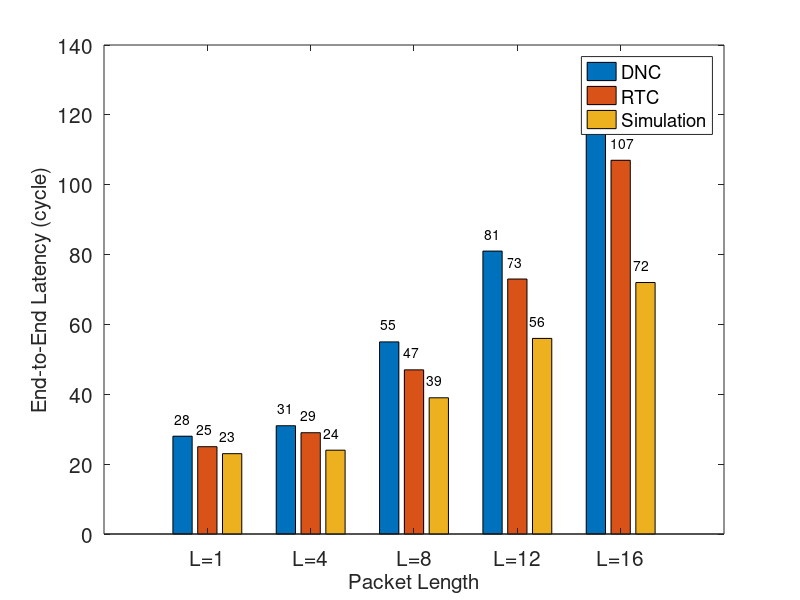

The MATLAB script that drew this image:
data=[28 25 23;31 29 24;55 47 39;81 73 56;123 107 72]
handle=bar(data)
set(gca,'xTickLabel',{'L=1','L=4','L=8','L=12','L=16'},'FontSize',15)
xlabel('Packet Length','FontSize',15)
ylabel('End-to-End Latency (cycle)','FontSize',15)
legend('DNC','RTC','Simulation')

ncy=get(handle(1),'YData')
ncx=get(handle(1),'XData')
rtcy=get(handle(2),'YData')
rtcx=get(handle(2),'XData')
simy=get(handle(3),'YData')
simx=get(handle(3),'XData')

ydist=5;

xdist=-0.32;
text(ncx(1)+xdist,ncy(1)+ydist,num2str(ncy(1)));
text(ncx(2)+xdist,ncy(2)+ydist,num2str(ncy(2)));
text(ncx(3)+xdist,ncy(3)+ydist,num2str(ncy(3)));
text(ncx(4)+xdist,ncy(4)+ydist,num2str(ncy(4)));
text(ncx(5)+xdist,ncy(5)+ydist,num2str(ncy(5)));

xdist=-0.1;
text(rtcx(1)+xdist,rtcy(1)+ydist,num2str(rtcy(1)));
text(rtcx(2)+xdist,rtcy(2)+ydist,num2str(rtcy(2)));
text(rtcx(3)+xdist,rtcy(3)+ydist,num2str(rtcy(3)));
text(rtcx(4)+xdist,rtcy(4)+ydist,num2str(rtcy(4)));
text(rtcx(5)+xdist,rtcy(5)+ydist,num2str(rtcy(5)));

xdist=0.12;
text(simx(1)+xdist,simy(1)+ydist,num2str(simy(1)));
text(simx(2)+xdist,simy(2)+ydist,num2str(simy(2)));
text(simx(3)+xdist,simy(3)+ydist,num2str(simy(3)));
text(simx(4)+xdist,simy(4)+ydist,num2str(simy(4)));
text(simx(5)+xdist,simy(5)+ydist,num2str(simy(5)));